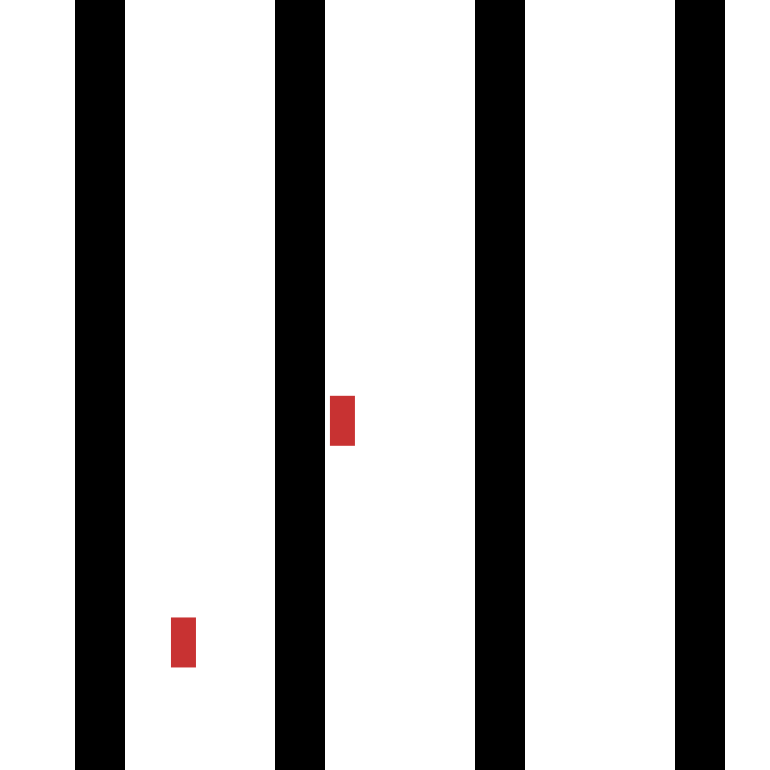
Frame 1 (no input)
Frame 60 (the mouse pressed at the canvas centre just before this capture): identical to frame 1, image omitted
Frame 120 (the mouse held since frame 60 and released just before this capture): identical to frame 1, image omitted

The Processing sketch that drew this single still picture (run headless with seeded random() and noise(); from frame 60 on, the mouse is pressed at the canvas centre):

// Processing sketch: processing_161538
// ── processing_161538.pde

float biggest = 100;
float spacing = 1.5*biggest;
float widt = 770;
color tCol = color(200,50,50);

void setup(){
  size(770,770);
  drawTargets();
  drawOccluders();
}

void draw(){
  
}

void drawTargets(){
  background(255);
  int nSmall;
  int rand = floor(random(15));
  if(rand<5){
    nSmall=0;
  }else if(rand<9){
    nSmall=1;
  }else if(rand<12){
    nSmall=2;
  }else if(rand<14){
    nSmall=3;
  }else{
    nSmall=4;
  }
  int nBig = floor(random(4.99-nSmall));
  drawSmalls(nSmall);
  drawBigs(nBig);
}

void drawSmalls(int n){
  noStroke();
  fill(tCol);
  for(int i=0;i<n;i++){
    float x;
    x = random(widt-biggest/2.);
    while((x-spacing/2.)%(2.*biggest) < biggest/2. || (x-spacing/2.)%(2.*biggest) > 1.5*biggest){
     x = random(widt-biggest/2.);
    }
    float y = random(widt-biggest/2.);
    if(random(2)>1.){
      rect(x,y,biggest/2.,biggest/4.);
    }else{
      rect(x,y,biggest/4.,biggest/2.);
    }
  }
}

void drawBigs(int n){
  noStroke();
  fill(tCol);
  int nOcc = floor(random(n+.99));
  int nColumns = ceil(widt/(spacing+biggest/2.));
  for(int i=0;i<nOcc;i++){
    float x = floor(random(nColumns))*2.*biggest+spacing/2.-biggest/4.;
    float y = random(widt-biggest/2.);
    rect(x,y,biggest,biggest/2.);
  }
  for(int i=0;i<n-nOcc;i++){
    float x;
    x = random(widt-biggest);
    while((x-spacing/2.)%(2.*biggest) < biggest/2. || (x-spacing/2.)%(2.*biggest) > biggest){
     x = random(widt-biggest);
    }
    float y = random(widt-biggest);
    if(random(2)>1.){
      rect(x,y,biggest/2.,biggest);
    }else{
      rect(x,y,biggest,biggest/2.);
    }
  }
}

void drawOccluders(){
  int nColumns = ceil(widt/(spacing+biggest/2.));
  fill(0);
  noStroke();
  for(int i=0;i<nColumns;i++){
    rect(.5*spacing+i*(spacing+biggest/2.),0,biggest/2.,widt);
  }
}

void mousePressed(){
  drawTargets();
  drawOccluders();
}
